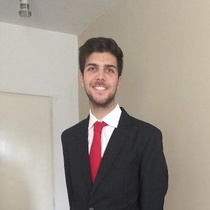
%> input picture Repaso Vision/Tomi_facha.jpg, 210 x 210 px, shrunk from 400 x 400 before the run
$ octave cuarta_filmina.m   (GNU Octave 9; MATLAB toolbox functions it lacks are replaced by stand-ins)
%> lines starting %> are read from the running program, lines starting %| are printed output that depends on the picture
%% Threshold
clear all
close all
clc

foto = imread('./Tomi_facha.jpg');
%> foto is the input picture: size 210x210x3 uint8; mean R, G, B 159.3, 149.5, 140.3
figure()
imshow(foto)
title('El toMMo Gamer')

figure()
histogram(foto(:,:,1)) %histograma R
title('Histograma en R')
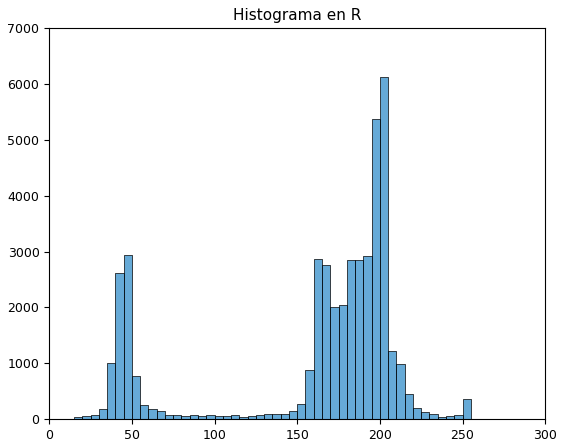
%> figure redrawn from the program's plot data; tallest bar 6121 high, from x = 200 to 205

[H W tuvi] = size(foto);
%> H = 210; W = 210; tuvi = 3
foto_threashold = rgb2gray(foto);
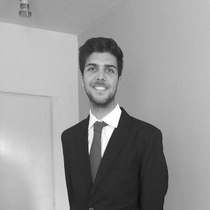
%> foto_threashold: size 210x210 uint8; min 13, max 255, mean 151.4

%> (the run ends here)
